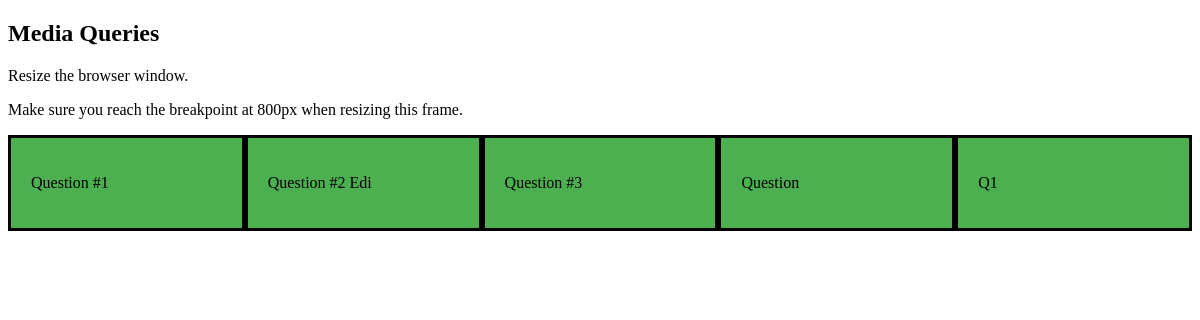
Page /polls/rsp on the earlier database version.
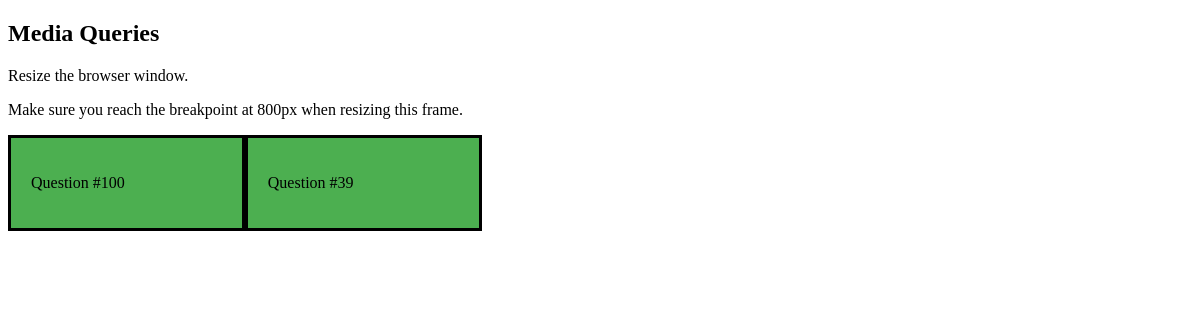
Same page on the later database version.
### polls/models.py (models this page shows, shortened)
class Question(models.Model):
    question_text = models.CharField(max_length=200)
    pub_date = models.DateTimeField('date published')

### polls/views.py (the view)
# urls.py: path('rsp', views.responsive_show, name='rsp'),
def responsive_show(request):
    question_list = Question.objects.all()
    context = {"question_list": question_list}
    return render(request, 'polls/responsive_show.html',context)

### polls/templates/polls/responsive_show.html (shortened to what this page needs)
<!DOCTYPE html>
<html>
<head>
</head>
<body>
<h2>Media Queries</h2>
<p>Resize the browser window.</p>
<p>Make sure you reach the breakpoint at 800px when resizing this frame.</p>
{% for qst in question_list%}
    <div class="right">
        <p>{{qst.question_text}}</p>
    </div>
{% endfor %}
</body>
</html>

### polls/templates/polls/responsive_show.html (style rules this page uses)
* { box-sizing:border-box; }
.right { background-color:#4CAF50; padding:20px; float:left; width:20%; border-style: solid; }

Differences in the rows shown:
removed Question: question_text "Question #1"
removed Question: question_text "Question #2 Edi"
removed Question: question_text "Question #3"
removed Question: question_text "Question"
removed Question: question_text "Q1"
added Question: question_text "Question #100"
added Question: question_text "Question #39"
